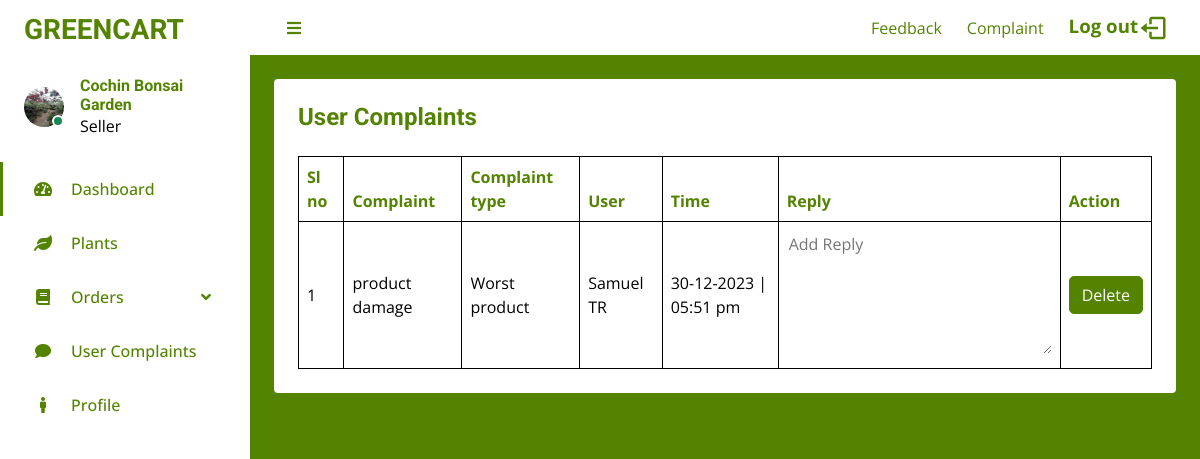
Page /Project/shop/ShopUserComplaints.php (signed in) on the committed database.
### tables this page shows
CREATE TABLE `tbl_shop` (
  `shop_id` int(11) NOT NULL,
  `shop_name` varchar(100) NOT NULL,
  `shop_address` varchar(100) NOT NULL,
  `shop_pincode` varchar(100) NOT NULL,
  `city_id` int(11) NOT NULL,
  `shop_photo` varchar(100) NOT NULL,
  `shop_proof` varchar(100) NOT NULL,
  `shop_email` varchar(100) NOT NULL,
  `shop_contactno` varchar(100) NOT NULL,
  `shop_password` varchar(100) NOT NULL,
  `shop_status` tinyint(4) NOT NULL,
  `shop_doj` date NOT NULL
);

CREATE TABLE `tbl_shop_complaint` (
  `shop_complaint_id` int(11) NOT NULL,
  `shop_complaint_content` varchar(500) NOT NULL,
  `shop_complaint_reply` varchar(500) NOT NULL,
  `shop_complaint_time` varchar(100) NOT NULL,
  `shop_complaint_del_status` tinyint(4) NOT NULL,
  `complaint_type_id` int(11) NOT NULL,
  `user_id` int(11) NOT NULL,
  `shop_id` int(11) NOT NULL
);

CREATE TABLE `tbl_complaint_type` (
  `complaint_type_id` int(11) NOT NULL,
  `complaint_type_name` varchar(100) NOT NULL,
  `complaint_type_status` tinyint(4) NOT NULL,
  `complaint_type_del_status` tinyint(4) NOT NULL
);

CREATE TABLE `tbl_user` (
  `user_id` int(11) NOT NULL,
  `user_name` varchar(100) NOT NULL,
  `user_gender` varchar(10) NOT NULL,
  `user_dob` date NOT NULL,
  `user_address` varchar(500) NOT NULL,
  `user_pincode` int(11) NOT NULL,
  `user_photo` varchar(500) NOT NULL,
  `user_contactno` varchar(30) NOT NULL,
  `user_email` varchar(100) NOT NULL,
  `user_password` varchar(100) NOT NULL,
  `city_id` int(11) NOT NULL
);

### Project/shop/ShopUserComplaints.php (the view, shortened to what this page needs)
<?php
include("../Assets/Connection/connection.php");
    ?>
    <?php
$selQuery = "select * from tbl_shop s inner join tbl_city p on s.city_id=p.city_id inner join tbl_district d on p.district_id=d.district_id where shop_id =" . $_SESSION['sid'];
$result = $conn->query($selQuery);
$data = $result->fetch_assoc();
    ?>
<!DOCTYPE html>
<html lang="en">
<head>
    <link href='https://unpkg.com/boxicons@2.1.4/css/boxicons.min.css' rel='stylesheet'>
    <link href="https://cdnjs.cloudflare.com/ajax/libs/font-awesome/5.10.0/css/all.min.css" rel="stylesheet">
    <link href="https://cdn.jsdelivr.net/npm/bootstrap-icons@1.4.1/font/bootstrap-icons.css" rel="stylesheet">
    <link href="../Assets//Template//AdminTemplate//darkpan-1.0.0//lib/owlcarousel/assets/owl.carousel.min.css"
        rel="stylesheet">
    <link
        href="../Assets//Template//AdminTemplate//darkpan-1.0.0//lib/tempusdominus/css/tempusdominus-bootstrap-4.min.css"
        rel="stylesheet" />
    <link href="../Assets//Template//AdminTemplate//darkpan-1.0.0//css/bootstrap.min.css" rel="stylesheet">
    <link rel="stylesheet" href="../Assets//Template//AdminTemplate//darkpan-1.0.0//css//style.css">
    <link rel="stylesheet" href="../Assets//CSS//Admin//HomePage.css">
    <link rel="stylesheet" href="../Assets/CSS/Shop/ShopChangeProfile.css">
    <link rel="stylesheet" href="../Assets/CSS/Shop/ShopFeedback.css">
</head>
<body style="background: #548302;" onload="mainFun()">
    <div class="container-fluid position-relative d-flex p-0">
        <?php include('../Assets/components/Shop/SideBar.php') ?>
        <div class="content" style="background: #548302;">
            <?php include('../Assets/components/Shop/NavBar.php') ?>
            <div class="container-fluid pt-4 px-4">
                <div class="text-center rounded p-4" style="background: #fff;">
                    <div class="d-flex align-items-center justify-content-between mb-4">
                        <h6 class="mb-0" style="color: #548302;font-size: 18pt;">User Complaints</h6>
                    </div>
                    <div class="table-responsive" id="ViewUserOrShopComplaints">
                        <table class="table text-start align-middle table-bordered table-hover mb-0">
                            <thead>
                                <tr class="" style="color: #548302;">
                                    <th scope="col">Sl no</th>
                                    <th scope="col">Complaint</th>
                                    <th scope="col">Complaint type</th>
                                    <th scope="col">User</th>
                                    <th scope="col">Time</th>
                                    <th scope="col">Reply</th>
                                    <th scope="col">Action</th>
                                </tr>
                            </thead>
                            <tbody>
                                <?php
                                $selQuery = "select * from tbl_shop_complaint sc inner join tbl_complaint_type ct
                                on sc.complaint_type_id=ct.complaint_type_id
                                left join tbl_user u on sc.user_id=u.user_id
                                 where shop_complaint_del_status != 1";
                                $result = $conn->query($selQuery);
                                if ($result->num_rows) {
                                    $i = 0;
                                    while ($row = $result->fetch_assoc()) {
                                        $i++;
                                        ?>
                                        <td>
                                            <?php echo $i ?>
                                        </td>
                                        <td>
                                            <?php echo $row['shop_complaint_content'] ?>
                                        </td>
                                        <td>
                                            <?php echo $row['complaint_type_name'] ?>
                                        </td>
                                        <td>
                                            <?php echo $row['user_name'] ?>
                                        </td>
                                        <td>
                                            <?php
                                            $currentTime = $row['shop_complaint_time'];
                                            $time = date_format(date_create($currentTime), 'd-m-Y | h:i a');
                                            echo $time;
                                            ?>
                                        </td>
                                        <td>
                                            <textarea style="border: none;outline: none;" name="txt_admin_complaint_reply" id=""
                                                cols="30" rows="5" placeholder="Add Reply"
                                                oninput="addReply(<?php echo $row['shop_complaint_id'] ?>,this.value)"><?php echo $row['shop_complaint_reply'] ?></textarea>
                                        </td>
                                        <td>
                                            <a class="btn btn-primary"
                                                href="./ShopUserComplaints.php?cidD=<?php echo $row['shop_complaint_id'] ?>">Delete</a>
                                        </td>
                                        <?php
                                    }
                                } else {
                                    ?>
                                    <tr>
                                        <th colspan="7" style="text-align: center;">No data available</th>
                                    </tr>
                                    <?php
                                }
                                ?>
                            </tbody>
                        </table>
                    </div>
                </div>
            </div>
        </div>
    </div>
</body>
</html>

### Project/Assets/components/Shop/SideBar.php (shortened to what this page needs)
<div class="sidebar pe-4 pb-3" style="background: #fff;">
     <nav class="navbar">
       <a href="index.html" class="navbar-brand mx-4 mb-3">
         <h3 class="" style="color: #548302;">GREENCART</h3>
       </a>
       <div class="d-flex align-items-center ms-4 mb-4">
         <div class="position-relative">
           <img class="rounded-circle" src="../Assets//Files//Shop//Photo/<?php echo $data['shop_photo'] ?>" alt=""
             style="width: 40px; height: 40px;">
           <div class="bg-success rounded-circle border border-2 border-white position-absolute end-0 bottom-0 p-1">
           </div>
         </div>
         <div class="ms-3">
           <h6 class="mb-0" style="color: #548302;">
             <?php echo $data['shop_name']; ?>
           </h6>
           <span>Seller</span>
         </div>
       </div>
       <div class="navbar-nav w-100">
         <a href="./ShopHomePage.php" class="nav-item nav-link active"><i
             class="fa fa-tachometer-alt me-2"></i>Dashboard</a>
         <a href="./ShopPlants.php" class="nav-item nav-link"><i class="fa fa-leaf me-2"></i>Plants</a>
         <div class="nav-item dropdown">
           <a href="#" class="nav-link dropdown-toggle" data-bs-toggle="dropdown"><i
               class="fa fa-book me-2"></i>Orders</a>
         </div>
         <a href="./ShopUserComplaints.php" class="nav-item nav-link"><i class="fa fa-comment me-2"></i>User Complaints</a>
         <a href="./ShopProfile.php" class="nav-item nav-link"><i class="fa fa-male me-2"></i>Profile</a>
       </div>
     </nav>
   </div>

### Project/Assets/Template/AdminTemplate/darkpan-1.0.0/css/style.css (style rules this page uses)
:root { --primary: #548302; --secondary: #fff; --light: #548302;; }
.btn { transition: .5s; }
.sidebar { position: fixed; top: 0; left: 0; bottom: 0; width: 250px; height: 100vh; overflow-y: auto; background: var(--secondary); transition: 0.5s; z-index: 999; }
.content { margin-left: 250px; min-height: 100vh; background: var(--dark); transition: 0.5s; }
@media (min-width: 992px) { .sidebar { margin-left: 0; } }
@media (min-width: 992px) { .content { width: calc(100% - 250px); } }
.sidebar .navbar .navbar-nav .nav-link { padding: 7px 20px; color: var(--light); font-weight: 500; border-left: 3px solid var(--secondary); border-radius: 0 30px 30px 0; outline: none; }
.sidebar .navbar .navbar-nav .nav-link:hover, .sidebar .navbar .navbar-nav .nav-link.active { color: var(--primary); background: var(--dark); border-color: var(--primary); }
.sidebar .navbar .navbar-nav .nav-link i { width: 40px; height: 40px; display: inline-flex; align-items: center; justify-content: center; background: var(--dark); border-radius: 40px; }
.sidebar .navbar .navbar-nav .nav-link:hover i, .sidebar .navbar .navbar-nav .nav-link.active i { background: var(--secondary); }
.sidebar .navbar .dropdown-toggle::after { position: absolute; top: 15px; right: 15px; border: none; content: "\f107"; font-family: "Font Awesome 5 Free"; font-weight: 900; transition: .5s; }

### Project/Assets/CSS/Admin/HomePage.css (style rules this page uses)
.rounded { border-radius: 0.25rem !important; }

### rows in the picture
tbl_shop: shop_photo (picture), shop_name "Cochin Bonsai Garden"
tbl_shop_complaint: shop_complaint_content "product damage", complaint_type.complaint_type_name "Worst product", user.user_name "Samuel TR", shop_complaint_time "30-12-2023 | 05:51 pm", txt_admin_complaint_reply "Add Reply"
